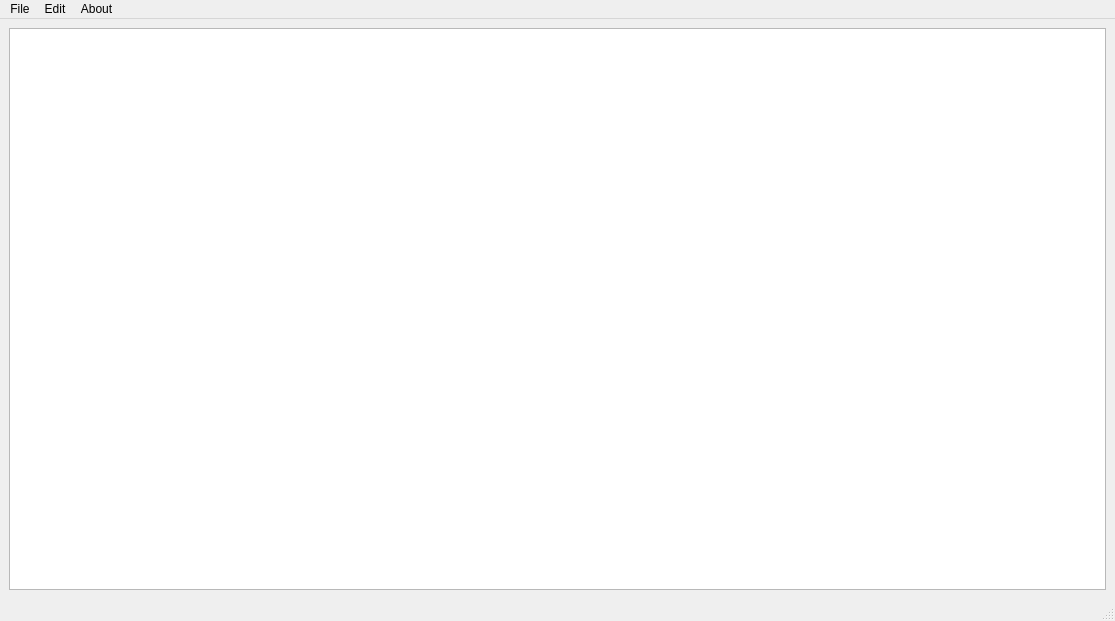
<?xml version="1.0" encoding="UTF-8"?>
<ui version="4.0">
 <class>MainWindow</class>
 <widget class="QMainWindow" name="MainWindow">
  <property name="geometry">
   <rect>
    <x>0</x>
    <y>0</y>
    <width>1115</width>
    <height>621</height>
   </rect>
  </property>
  <property name="windowTitle">
   <string>MainWindow</string>
  </property>
  <widget class="QWidget" name="centralwidget">
   <layout class="QHBoxLayout" name="horizontalLayout">
    <item>
     <widget class="QTextEdit" name="textEdit"/>
    </item>
   </layout>
  </widget>
  <widget class="QMenuBar" name="menubar">
   <property name="geometry">
    <rect>
     <x>0</x>
     <y>0</y>
     <width>1115</width>
     <height>30</height>
    </rect>
   </property>
   <widget class="QMenu" name="menuFile">
    <property name="title">
     <string>File</string>
    </property>
    <addaction name="actionNew"/>
    <addaction name="actionOpen"/>
    <addaction name="actionSave"/>
    <addaction name="actionSave_As"/>
   </widget>
   <widget class="QMenu" name="menuEdit">
    <property name="title">
     <string>Edit</string>
    </property>
    <addaction name="actionCut"/>
    <addaction name="actionCopy"/>
    <addaction name="actionPaste"/>
    <addaction name="actionUndo"/>
    <addaction name="actionRedo"/>
   </widget>
   <widget class="QMenu" name="menuAbout">
    <property name="title">
     <string>About</string>
    </property>
    <addaction name="actionAbout_Editor"/>
   </widget>
   <addaction name="menuFile"/>
   <addaction name="menuEdit"/>
   <addaction name="menuAbout"/>
  </widget>
  <widget class="QStatusBar" name="statusbar"/>
  <action name="actionNew">
   <property name="icon">
    <iconset>
     <normaloff>img/add-folder.png</normaloff>img/add-folder.png</iconset>
   </property>
   <property name="text">
    <string>New</string>
   </property>
  </action>
  <action name="actionOpen">
   <property name="icon">
    <iconset>
     <normaloff>img/opened-folder.png</normaloff>img/opened-folder.png</iconset>
   </property>
   <property name="text">
    <string>Open</string>
   </property>
  </action>
  <action name="actionSave">
   <property name="icon">
    <iconset>
     <normaloff>img/save.png</normaloff>img/save.png</iconset>
   </property>
   <property name="text">
    <string>Save</string>
   </property>
  </action>
  <action name="actionSave_As">
   <property name="icon">
    <iconset>
     <normaloff>img/save-as.png</normaloff>img/save-as.png</iconset>
   </property>
   <property name="text">
    <string>Save As</string>
   </property>
  </action>
  <action name="actionCut">
   <property name="icon">
    <iconset>
     <normaloff>img/cut.png</normaloff>img/cut.png</iconset>
   </property>
   <property name="text">
    <string>Cut</string>
   </property>
  </action>
  <action name="actionCopy">
   <property name="icon">
    <iconset>
     <normaloff>img/copy.png</normaloff>img/copy.png</iconset>
   </property>
   <property name="text">
    <string>Copy</string>
   </property>
  </action>
  <action name="actionPaste">
   <property name="icon">
    <iconset>
     <normaloff>img/paste.png</normaloff>img/paste.png</iconset>
   </property>
   <property name="text">
    <string>Paste</string>
   </property>
  </action>
  <action name="actionUndo">
   <property name="icon">
    <iconset>
     <normaloff>img/undo.png</normaloff>img/undo.png</iconset>
   </property>
   <property name="text">
    <string>Undo</string>
   </property>
  </action>
  <action name="actionRedo">
   <property name="icon">
    <iconset>
     <normaloff>img/redo.png</normaloff>img/redo.png</iconset>
   </property>
   <property name="text">
    <string>Redo</string>
   </property>
  </action>
  <action name="actionAbout_Editor">
   <property name="icon">
    <iconset>
     <normaloff>img/about.png</normaloff>img/about.png</iconset>
   </property>
   <property name="text">
    <string>About Editor</string>
   </property>
  </action>
 </widget>
 <tabstops>
  <tabstop>textEdit</tabstop>
 </tabstops>
 <resources/>
 <connections/>
</ui>
